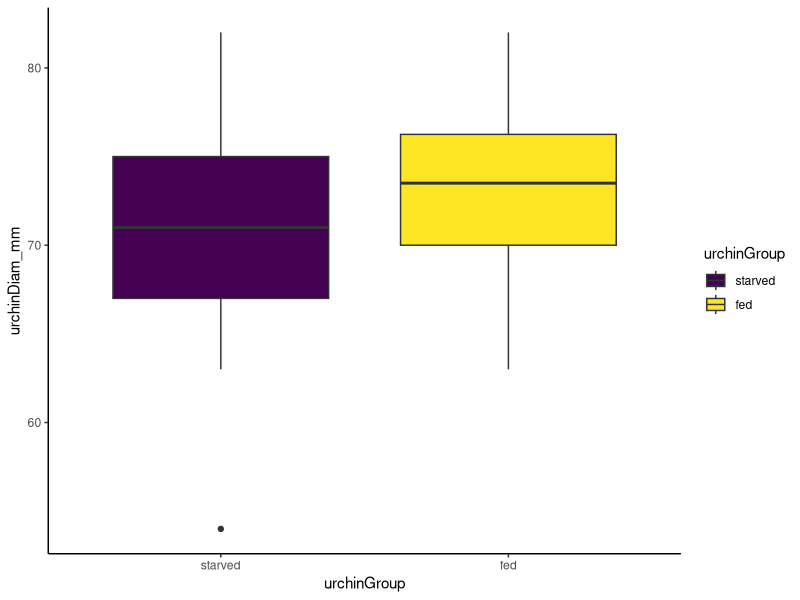
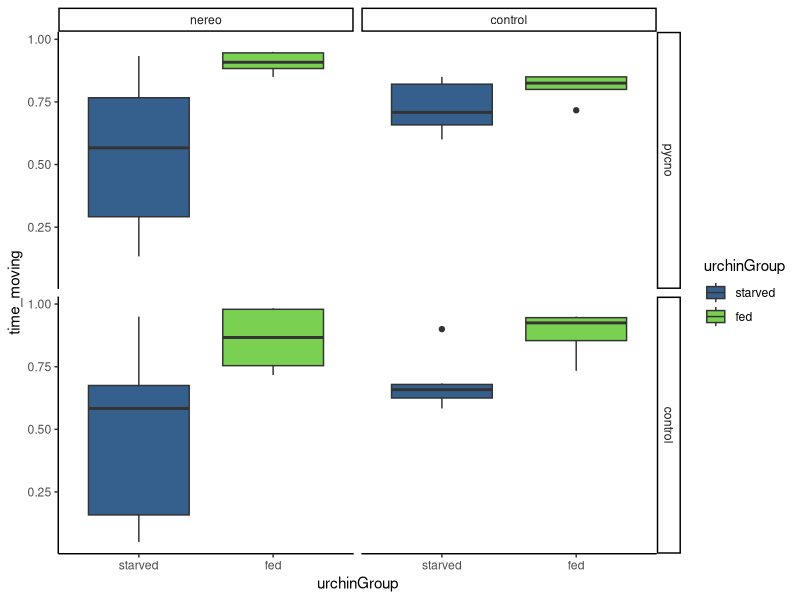
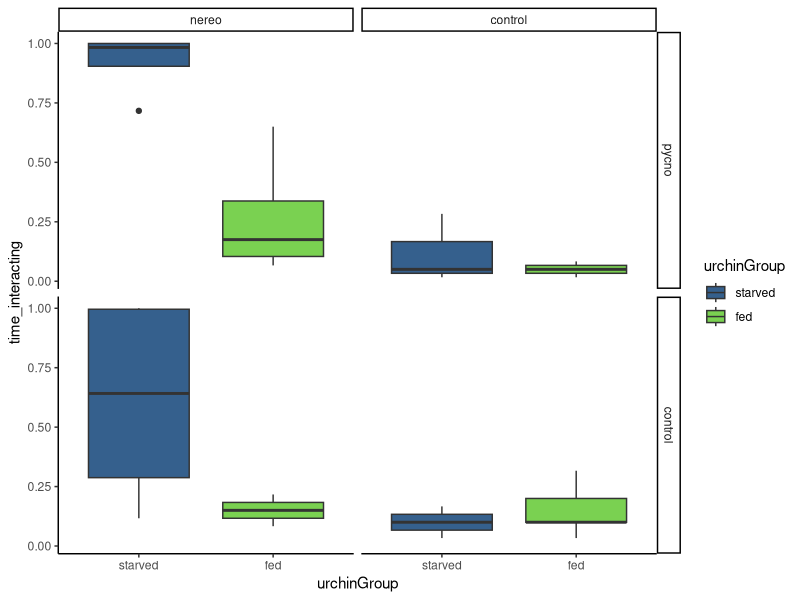
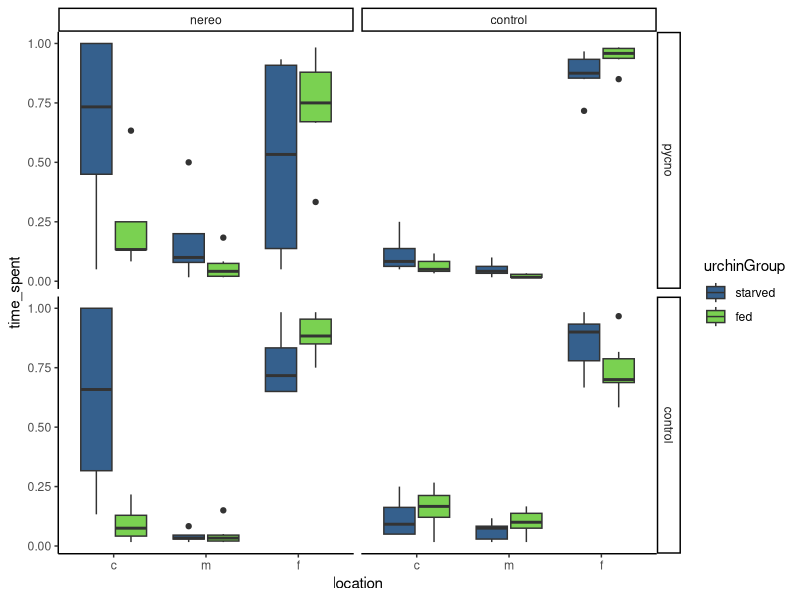
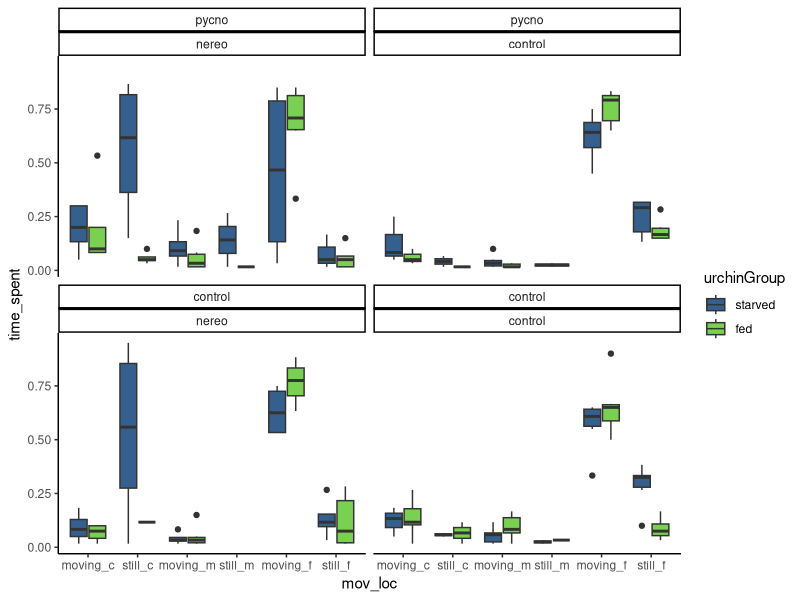

Reproduce these figures in R, in order.
#++++++++++++++++++++++++++++++++++++++++++++++++++++++++++++++++++++++++++++++++++
#                                                                                ##
# Pycno-Urchin Dataset 2021 Figure Exploration                                   ##
# Script created 2021-08-31                                                      ##
# Last updated 2021-09-04                                                        ##
# Data source: Ross Whippo                                                       ##
# R code prepared by Ross Whippo                                                 ##
#                                                                                ##
#++++++++++++++++++++++++++++++++++++++++++++++++++++++++++++++++++++++++++++++++++

# SUMMARY:
# A script to QAQC and parse the 2021 pycno-urchin dataset.


# Required Files (check that script is loading latest version):
# trials2021_QAQC.csv

# Associated Scripts:
# trials2021_dataset_QAQC.R
# trials2021_model1.R

# TO DO 

# +++++++++++++++++++++++++++++++++++++++++++++++++++++++++++++++++++++++++++++++++
# TABLE OF CONTENTS                                                            ####
#                                                                                 +
# RECENT CHANGES TO SCRIPT                                                        +
# LOAD PACKAGES                                                                   +
# READ IN DATA                                                                    +
# MANIPULATE DATA                                                                 +
#                                                                                 +
#++++++++++++++++++++++++++++++++++++++++++++++++++++++++++++++++++++++++++++++++++

#++++++++++++++++++++++++++++++++++++++++++++++++++++++++++++++++++++++++++++++++++
# RECENT CHANGES TO SCRIPT                                                     ####
#++++++++++++++++++++++++++++++++++++++++++++++++++++++++++++++++++++++++++++++++++

# 2021-08-31 Script created

#++++++++++++++++++++++++++++++++++++++++++++++++++++++++++++++++++++++++++++++++++
# LOAD PACKAGES                                                                ####
#++++++++++++++++++++++++++++++++++++++++++++++++++++++++++++++++++++++++++++++++++

library(tidyverse)
library(viridis)

# set plot theme
theme_set(theme_classic())

#++++++++++++++++++++++++++++++++++++++++++++++++++++++++++++++++++++++++++++++++++
# READ IN DATA                                                                 ####
#++++++++++++++++++++++++++++++++++++++++++++++++++++++++++++++++++++++++++++++++++

trials2021_Q <- read_csv("Data/2021/trials2021_QAQC.csv", 
                       col_types = cols(algalTreat = col_factor(levels = c("nereo", "control")), 
                                        date = col_character(),  location = col_character(), 
                                        movement = col_character(), 
                                        pycnoTreat = col_factor(levels = c("pycno", "control")), 
                                        tank = col_factor(levels = c("TF1", "TF2")), 
                                        timeBegin = col_character(), timeEnd = col_character(), 
                                        urchinGroup = col_factor(levels = c("starved","fed")),
                                        location = col_factor(levels = c("c", "m", "f"))))

#++++++++++++++++++++++++++++++++++++++++++++++++++++++++++++++++++++++++++++++++++
# MANIPULATE DATA                                                              ####
#++++++++++++++++++++++++++++++++++++++++++++++++++++++++++++++++++++++++++++++++++

# is there a difference in mean test diameter between groups?

diams <- trials2021_Q %>%
  select(trial, urchinGroup, urchinDiam_mm) %>%
  distinct(trial, urchinGroup, urchinDiam_mm)

diams %>%
  ggplot(aes(x = urchinGroup, y = urchinDiam_mm, fill = urchinGroup)) +
  geom_boxplot() +
  scale_fill_viridis(discrete = TRUE)

t.test(urchinDiam_mm ~ urchinGroup, data = diams)

# Welch Two Sample t-test

# data:  urchinDiam_mm by urchinGroup
# t = -1.7371, df = 44.656, p-value = 0.08927
# alternative hypothesis: true difference in means is not equal to 0
# 95 percent confidence interval:
#  -5.9320892  0.4387559
# sample estimates:
#  mean in group starved     mean in group fed 
# 70.92000              73.66667 

# NO, 2.75mm average difference 

# is there a difference in time spent moving among all treatments?

movement <- trials2021_Q %>%
  select(trial, urchinGroup, pycnoTreat, algalTreat, movement) %>%
  filter(movement != "st") %>%
  add_column(move = 1) %>%
  group_by(trial, urchinGroup, pycnoTreat, algalTreat, move) %>%
  count(move) %>%
  mutate(time_moving = n/60)

movement %>%
  ggplot(aes(x = urchinGroup, y = time_moving, fill = urchinGroup)) +
  geom_boxplot() +
  scale_fill_viridis(discrete = TRUE, begin = 0.3, end = 0.8) +
  facet_grid(pycnoTreat ~ algalTreat)

# do treatments spend different amounts of time interacting with the signal?

interaction <- trials2021_Q %>%
  select(trial, urchinGroup, pycnoTreat, algalTreat, interaction) %>%
  filter(interaction != "ni") %>%
  add_column(interact = 1) %>%
  group_by(trial, urchinGroup, pycnoTreat, algalTreat, interact) %>%
  count(interact) %>%
  mutate(time_interacting = n/60)

interaction %>%
  ggplot(aes(x = urchinGroup, y = time_interacting, fill = urchinGroup)) +
  geom_boxplot() +
  scale_fill_viridis(discrete = TRUE, begin = 0.3, end = 0.8) +
  facet_grid(pycnoTreat ~ algalTreat)

# do urchin spend different amounts of time in distance zones among treatments?

location <- trials2021_Q %>%
  select(trial, urchinGroup, pycnoTreat, algalTreat, location) %>%
  add_column(locate = 1) %>%
  group_by(trial, urchinGroup, pycnoTreat, algalTreat, location) %>%
  count(locate) %>%
  mutate(time_spent = n/60)
location$location <- factor(location$location, levels = c("c", "m", "f"))

location %>%
  ggplot(aes(x = location, y = time_spent, fill = urchinGroup)) +
  geom_boxplot() +
  scale_fill_viridis(discrete = TRUE, begin = 0.3, end = 0.8) +
  facet_grid(pycnoTreat ~ algalTreat)

# is there a difference in movement + location?

move_loc <- trials2021_Q %>%
  select(trial, urchinGroup, pycnoTreat, algalTreat, movement, location) %>%
  mutate(moves = case_when(movement == "ma" ~ "moving",
                           movement == "mp" ~ "moving",
                           movement == "mt" ~ "moving",
                           movement == "st" ~ "still")) %>%
  unite(mov_loc, moves, location, sep = "_") %>%
  add_column(place = 1) %>%
  group_by(trial, urchinGroup, pycnoTreat, algalTreat, mov_loc) %>%
  count(place) %>%
  mutate(time_spent = n/60) 
move_loc$mov_loc <- factor(move_loc$mov_loc, levels = c("moving_c", "still_c", "moving_m", "still_m", "moving_f", "still_f"))

move_loc %>%
  ggplot(aes(x = mov_loc, y = time_spent, fill = urchinGroup)) +
  geom_boxplot() +
  scale_fill_viridis(discrete = TRUE, begin = 0.3, end = 0.8) +
  facet_wrap(pycnoTreat ~ algalTreat)


############### SUBSECTION HERE

####
#<<<<<<<<<<<<<<<<<<<<<<<<<<END OF SCRIPT>>>>>>>>>>>>>>>>>>>>>>>>#

# SCRATCH PAD ####